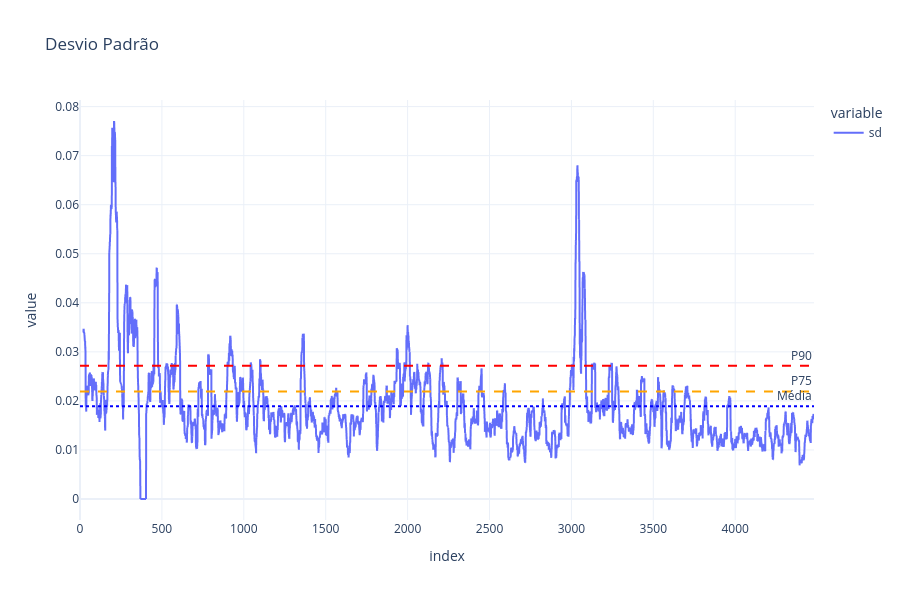

Notebook source saved alongside this figure:
### Code cell
df_sd = download(ticker, period='max', interval='1d', auto_adjust=False, progress=False).droplevel(1, axis=1).reset_index() 
df_sd['sd'] = df_sd['Close'].pct_change(1).rolling(21).std() 
fig1 = px.line(df_sd, x=df_sd.index, y=["sd"], title="Desvio Padrão") 
sd_mean = df_sd["sd"].mean() 
sd_p75 = df_sd["sd"].quantile(0.75) 
sd_p90 = df_sd["sd"].quantile(0.90) 
fig1.add_hline(y=sd_mean, line_dash="dot", line_color="blue", annotation_text="Média") 
fig1.add_hline(y=sd_p75, line_dash="dash", line_color="orange", annotation_text="P75") 
fig1.add_hline(y=sd_p90, line_dash="dash", line_color="red", annotation_text="P90") 
fig1.update_layout(template="plotly_white", hovermode="x unified", height=600) 
fig1.show()

### Figure 1 — Plotly figure (JSON) as saved in the notebook; plotly's stock layout.template omitted (floating-point values rounded to 4 significant figures; data arrays with more than 128 entries replaced by an {"elided": "..."} marker saying what was removed)
{"data": [{"hovertemplate": "variable=sd<br>index=%{x}<br>value=%{y}<extra></extra>", "legendgroup": "sd", "line": {"color": "#636efa", "dash": "solid"}, "marker": {"symbol": "circle"}, "mode": "lines", "name": "sd", "showlegend": true, "type": "scattergl", "x": {"elided": "4482 int values"}, "xaxis": "x", "y": {"elided": "4482 float values"}, "yaxis": "y"}], "layout": {"annotations": [{"showarrow": false, "text": "Média", "x": 1, "xanchor": "right", "xref": "x domain", "y": 0.01891, "yanchor": "bottom", "yref": "y"}, {"showarrow": false, "text": "P75", "x": 1, "xanchor": "right", "xref": "x domain", "y": 0.02193, "yanchor": "bottom", "yref": "y"}, {"showarrow": false, "text": "P90", "x": 1, "xanchor": "right", "xref": "x domain", "y": 0.02714, "yanchor": "bottom", "yref": "y"}], "height": 600, "hovermode": "x unified", "legend": {"title": {"text": "variable"}, "tracegroupgap": 0}, "shapes": [{"line": {"color": "blue", "dash": "dot"}, "type": "line", "x0": 0, "x1": 1, "xref": "x domain", "y0": 0.01891, "y1": 0.01891, "yref": "y"}, {"line": {"color": "orange", "dash": "dash"}, "type": "line", "x0": 0, "x1": 1, "xref": "x domain", "y0": 0.02193, "y1": 0.02193, "yref": "y"}, {"line": {"color": "red", "dash": "dash"}, "type": "line", "x0": 0, "x1": 1, "xref": "x domain", "y0": 0.02714, "y1": 0.02714, "yref": "y"}], "title": {"text": "Desvio Padrão"}, "xaxis": {"anchor": "y", "domain": [0, 1], "title": {"text": "index"}}, "yaxis": {"anchor": "x", "domain": [0, 1], "title": {"text": "value"}}}}
